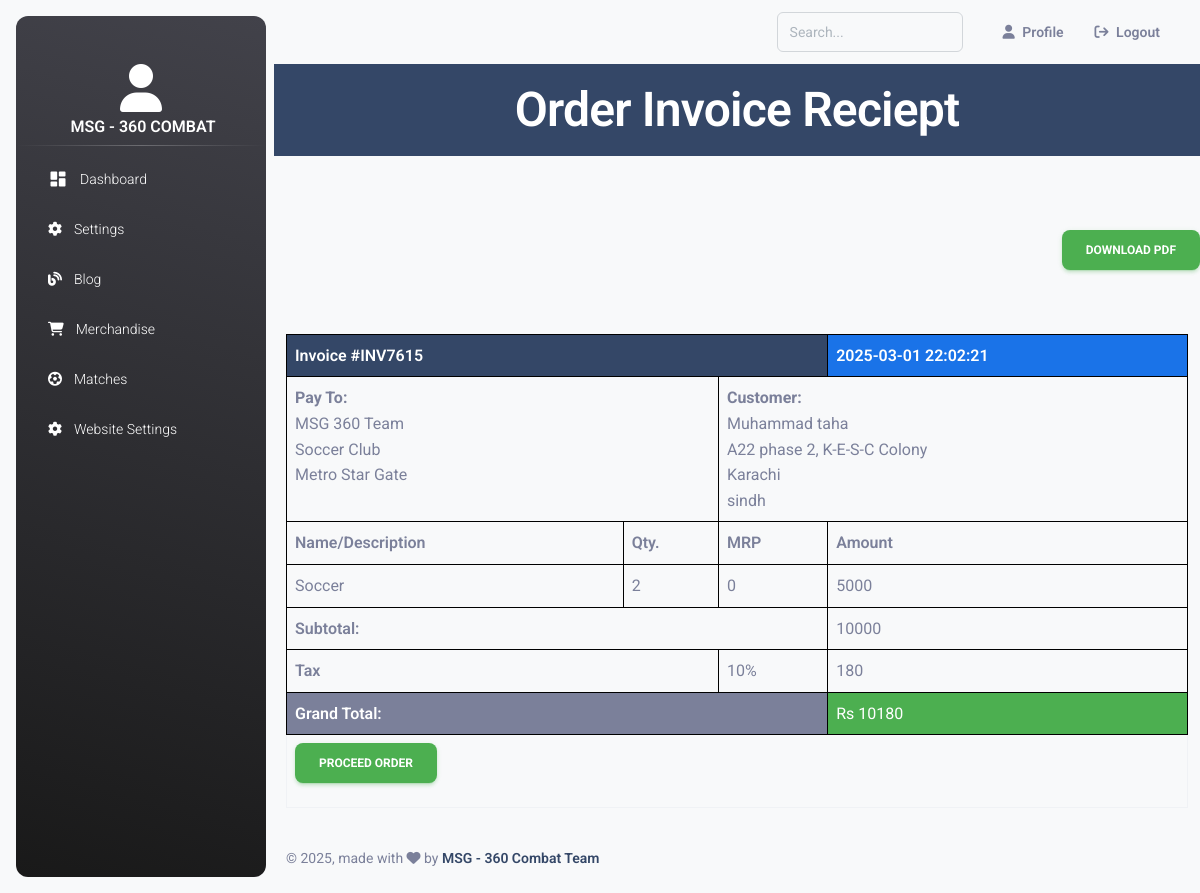
Screenshot of /admin/index.php?proceed&type=shipping&id=9 (signed in) with the database file from the repository.
### tables this page shows
CREATE TABLE `users` (
  `id` int(11) NOT NULL,
  `fullname` varchar(255) NOT NULL,
  `email` varchar(255) NOT NULL,
  `username` varchar(255) NOT NULL,
  `password` varchar(255) NOT NULL,
  `contact` varchar(255) NOT NULL,
  `date_created` datetime NOT NULL DEFAULT current_timestamp() ON UPDATE current_timestamp(),
  `status` int(11) NOT NULL,
  `role` int(11) NOT NULL
);

CREATE TABLE `order` (
  `order_id` int(11) NOT NULL,
  `user_id` varchar(11) NOT NULL,
  `merchandise_id` int(11) NOT NULL,
  `quantity` varchar(11) NOT NULL,
  `order_date` datetime NOT NULL DEFAULT current_timestamp() ON UPDATE current_timestamp(),
  `status` int(11) NOT NULL
);

CREATE TABLE `shipping_details` (
  `id` int(11) NOT NULL,
  `username` varchar(255) NOT NULL,
  `fullname` varchar(255) NOT NULL,
  `address` text NOT NULL,
  `contact` varchar(255) NOT NULL,
  `postal_code` varchar(255) NOT NULL,
  `procvice` varchar(255) NOT NULL,
  `city` varchar(255) NOT NULL,
  `date_added` datetime NOT NULL DEFAULT current_timestamp() ON UPDATE current_timestamp()
);

CREATE TABLE `merchandise` (
  `merchandise_id` int(11) NOT NULL,
  `p_cat_id` int(11) NOT NULL,
  `name` varchar(255) NOT NULL,
  `description` text NOT NULL,
  `mrp` varchar(255) NOT NULL,
  `price` varchar(255) NOT NULL,
  `image_1` varchar(255) NOT NULL,
  `image_2` varchar(255) NOT NULL,
  `image_3` varchar(255) NOT NULL,
  `sale_status` int(11) NOT NULL,
  `p_status` int(11) NOT NULL,
  `date` datetime NOT NULL DEFAULT current_timestamp() ON UPDATE current_timestamp()
);

### admin/proceed.php (the view, shortened to what this page needs)
<?php
if(isset($_GET['type'])&& $_GET['type']==="shipping" && isset($_GET['id'])){
    $id = $_GET['id'];
$select_ship = mysqli_query($con,"SELECT
*
FROM
`order` AS o
JOIN
`merchandise` AS m ON o.merchandise_id = m.merchandise_id
JOIN
`shipping_details` AS s ON o.user_id = s.username WHERE `order_id`='$id' ");
$row_ship = mysqli_fetch_assoc($select_ship);
$invoice = "INV" . rand(1000, 9999);
?>
<h1 class="text-center text-white bg-dark w-100 p-3 mb-5">Order Invoice Reciept</h1>
<br>
<div class="row">
    <div class="col">
        <a class="btn btn-success" style="float:right;" href="index.php?proceed&type=shipping&id=<?php echo $id ?>&download=true">Download Pdf</a>
    </div>
</div>
<div class="container w-100 mt-5">
<table class="table table-responsive w-100">
  <tr>
    <th colspan="3" class="bg-dark text-white">Invoice #<?php echo $invoice ?></th>
    <th class="bg-info text-white"><?php
echo $row_ship['order_date'];
    ?></th>
  </tr>
  <tr>
    <td colspan="2">
      <strong>Pay To:</strong> <br> MSG 360 Team <br>
      Soccer Club<br>
     Metro Star Gate
    </td>
    <td colspan="2">
      <strong>Customer:</strong> <br>
      <?php echo $row_ship['fullname'];   ?> <br>
       <?php echo $row_ship['address'];   ?>  <br>
       <?php echo $row_ship['city'];   ?>  <br>
       <?php echo $row_ship['procvice'];   ?>
    </td>
  </tr>
  <tr>
    <th>Name/Description</th>
    <th>Qty.</th>
    <th>MRP</th>
    <th>Amount</th>
  </tr>
  <tr>
    <td>       <?php echo $row_ship['name'];   ?> </td>
    <td> <?php echo $row_ship['quantity'];   ?> </td>
    <td> <?php echo $row_ship['mrp'];   ?> </td>
    <td> <?php echo $row_ship['price'];   ?> </td>
  </tr>
  <tr>
    <th colspan="3">Subtotal:</th>
    <td><?php echo $row_ship['price']*$row_ship['quantity']; ?></td>
  </tr>
  <tr>
    <th colspan="2">Tax</th>
    <td>10%</td>
    <td>180</td>
  </tr>
  <tr>
    <th colspan="3" class="bg-secondary text-white">Grand Total:</th>
    <td class="bg-success text-white">Rs <?php echo $row_ship['price']*$row_ship['quantity']+180 ; ?></td>
  </tr>
  <tr>
    <form action="" method="post">
    <td><button type="submit" name="proceed" class="btn btn-success">Proceed Order</button></td>
    </form>
  </tr>
</table>
</div>
<?php
}
?>

### admin/includes/header.php (shortened to what this page needs)
<?php
$admin = $_SESSION['admin'] || $_SESSION['user'];
$select_admin  = mysqli_query($con, "SELECT * FROM `users` WHERE `id`='$admin'");
$row_user = mysqli_fetch_assoc($select_admin);
?>
<!DOCTYPE html>
<html lang="en">
<head>
  <link href="https://cdn.jsdelivr.net/npm/bootstrap@5.1.3/dist/css/bootstrap.min.css" rel="stylesheet">
  <link rel="stylesheet" href="https://cdnjs.cloudflare.com/ajax/libs/font-awesome/6.4.2/css/all.min.css" />
  <link href="includes/assets/css/nucleo-icons.css" rel="stylesheet" />
  <link href="includes/assets/css/nucleo-svg.css" rel="stylesheet" />
  <link id="pagestyle" href="includes/assets/css/material-dashboard.css?v=3.1.0" rel="stylesheet" />
</head>
<body class="g-sidenav-show  bg-gray-100">
  <aside class="sidenav navbar navbar-vertical navbar-expand-xs border-0 border-radius-xl my-3 fixed-start ms-3   bg-gradient-dark" id="sidenav-main">
    <div class="sidenav-header">
      <center> <i class="fa-solid fa-3x text-center mt-5  fa-user text-white"></i>
        <p class="ms-1 font-weight-bold text-white text-center text-uppercase"><?= $row_user['fullname'] ?></p>
      </center>
    </div>
    <br><br>
    <hr class="horizontal light mt-0 mb-2">
    <div class="collapse navbar-collapse  w-auto " id="sidenav-collapse-main">
      <ul class="navbar-nav">
        <li class="nav-item">
          <a class="nav-link text-white " href="index.php?dashboard">
            <div class="text-white text-center me-2 d-flex align-items-center justify-content-center">
              <i class="material-icons opacity-10">dashboard</i>
            </div>
            <span class="nav-link-text ms-1">Dashboard</span>
          </a>
        </li>
        <li class="nav-item">
          <a class="nav-link text-white " href="index.php?settings&type=password">
            <div class="text-white text-center me-2 d-flex align-items-center justify-content-center">
              <i class="fa-solid  fa-gear"></i>
            </div>
            <span class="nav-link-text ms-1">Settings</span>
          </a>
        </li>
        <li class="nav-item">
          <a class="nav-link text-white " href="index.php?blog&type=view">
            <div class="text-white text-center me-2 d-flex align-items-center justify-content-center">
              <i class="fa-solid  fa-blog"></i>
            </div>
            <span class="nav-link-text ms-1">Blog</span>
          </a>
        </li>
        <li class="nav-item">
          <a class="nav-link text-white " href="index.php?view_merch">
            <div class="text-white text-center me-2 d-flex align-items-center justify-content-center">
              <i class="fa-solid  fa-shopping-cart"></i>
            </div>
            <span class="nav-link-text ms-1">Merchandise</span>
          </a>
        </li>
        <li class="nav-item">
          <a class="nav-link text-white " href="index.php?match&type=view_match">
            <div class="text-white text-center me-2 d-flex align-items-center justify-content-center">
              <i class="fa-solid  fa-futbol"></i>
            </div>
            <span class="nav-link-text ms-1">Matches</span>
          </a>
        </li>
        <li class="nav-item">
          <a class="nav-link text-white " href="index.php?settings&type=edit">
            <div class="text-white text-center me-2 d-flex align-items-center justify-content-center">
              <i class="fa-solid  fa-gear"></i>
            </div>
            <span class="nav-link-text ms-1">Website Settings</span>
          </a>
        </li>
      </ul>
    </div>
  </aside>
  <main class="main-content border-radius-lg ">
    <nav class="navbar navbar-main navbar-expand-lg px-0 mx-4 shadow-none border-radius-xl" id="navbarBlur" data-scroll="true">
      <div class="container-fluid py-1 px-3">
        <div class="collapse navbar-collapse mt-sm-0 mt-2 me-md-0 me-sm-4" id="navbar">
          <div class="ms-md-auto pe-md-3 d-flex align-items-center">
            <div class="input-group input-group-outline">
              <label class="form-label"></label>
              <input id="search" type="text" placeholder="Search..." class="form-control">
            </div>
          </div>
          <ul class="navbar-nav  justify-content-end">
            <li class="nav-item d-flex align-items-center px-4">
              <a href="index.php?profile" class="nav-link text-body font-weight-bold px-0">
                <i class="fa fa-user me-sm-1"></i>
                <span class="d-sm-inline d-none">Profile</span>
              </a>
            </li>
            <li class="nav-item d-flex align-items-center">
              <a href="index.php?logout" class="nav-link text-body font-weight-bold px-0">
                &nbsp; <i class="fa fa-arrow-right-from-bracket me-sm-1"></i>
                <span class="d-sm-inline d-none">Logout</span>
              </a>
            </li>
          </ul>
        </div>
      </div>
    </nav>

### admin/proceed.php (style rules this page uses)
table, td, th { border: 1px solid black; border-collapse: collapse; }
table { width: 700px; margin-left: auto; margin-right: auto; }
td, caption { padding: 16px; }
th { padding: 16px; background-color: lightblue; text-align: left; }

### rows the page displays
users: fullname "MSG - 360 COMBAT"
order: order_date "2025-03-01 22:02:21", shipping_details.fullname "Muhammad taha", shipping_details.address "A22 phase 2, K-E-S-C Colony", shipping_details.city "Karachi", shipping_details.procvice "sindh", merchandise.name "Soccer", quantity "2", merchandise.mrp "0", merchandise.price "5000", $row_ship['price']*$row_ship['quantity'] "10000", $row_ship['price']*$row_ship['quantity']+180 "10180"
